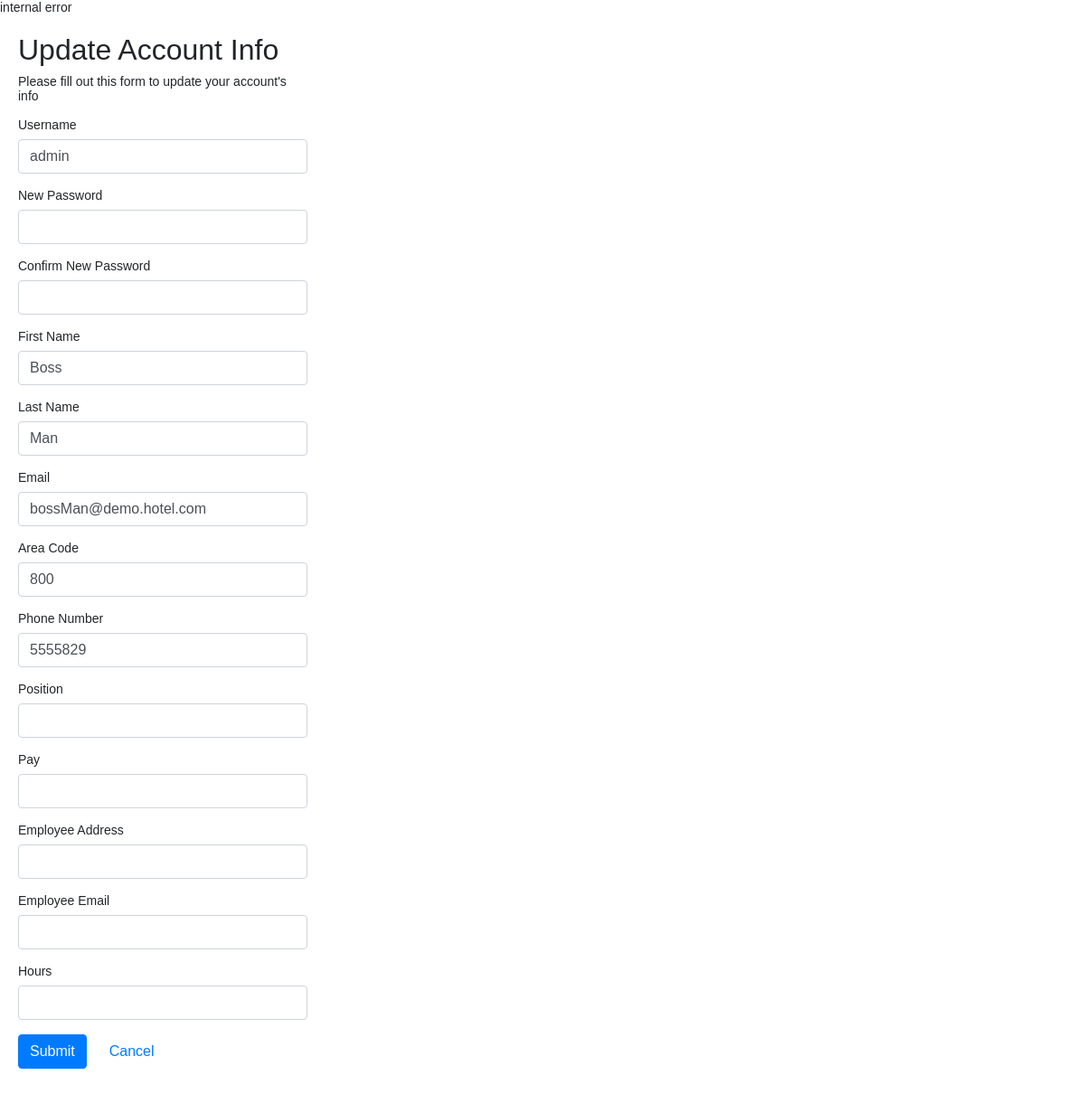
The page /updateAccountEmployee.php (signed in) on the database as committed earlier.
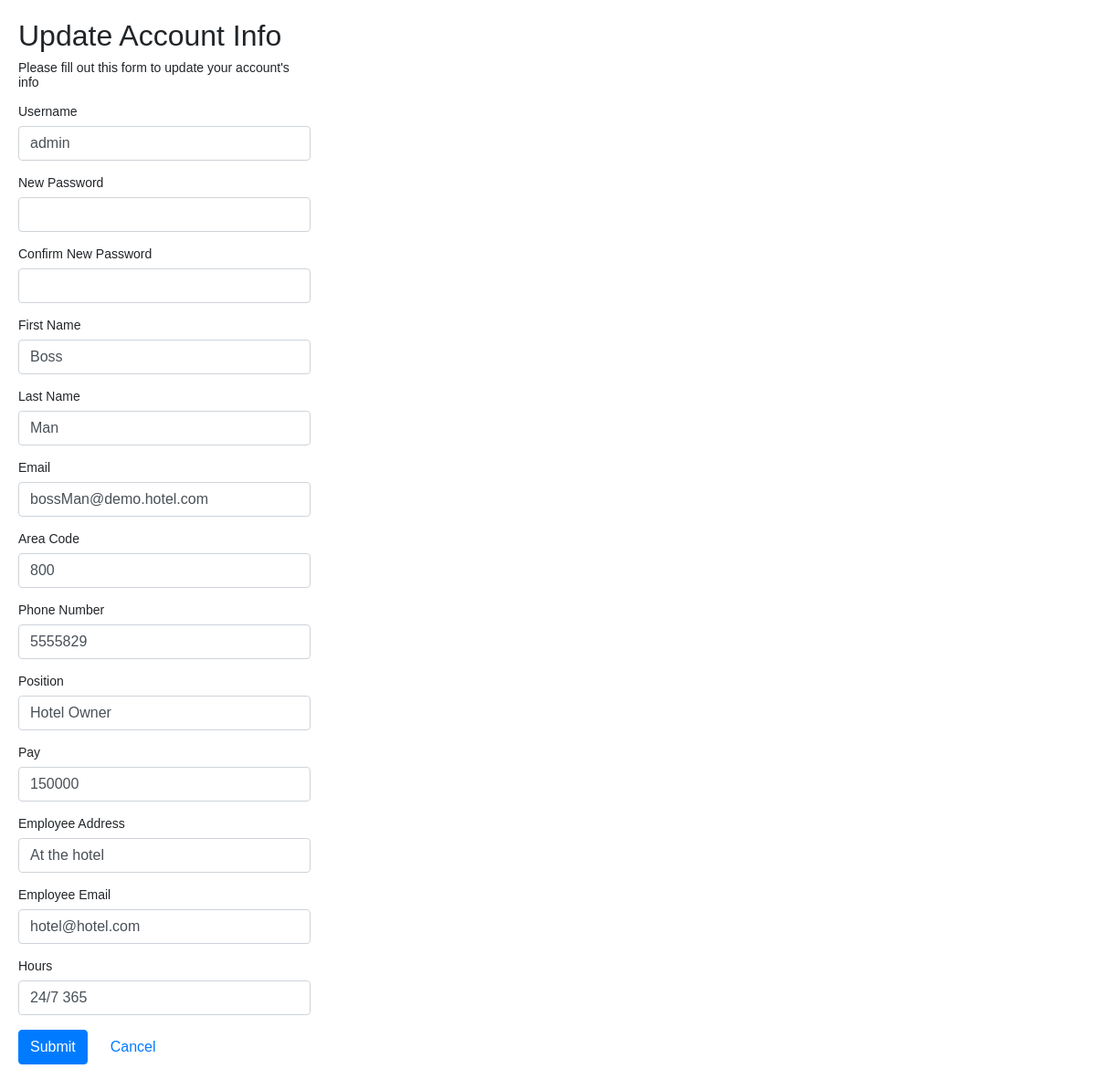
The same page on the database as committed later.
### tables this page shows
CREATE TABLE `employee` (
  `EMPLOYEE_NUMBER` int(11) NOT NULL,
  `IS_MANAGER` int(11) DEFAULT NULL,
  `POSITION` tinytext NOT NULL,
  `EMPLOYEE_PAY` double DEFAULT NULL,
  `EMPLOYEE_HIRE_DATE` date NOT NULL,
  `EMPLOYEE_NOTES` mediumtext NOT NULL,
  `EMPLOYEE_ADRESS` mediumtext NOT NULL,
  `EMPLOYEE_STANDARD_HOURS` tinytext NOT NULL,
  `LOCATION_NUM` int(11) NOT NULL,
  `EMPLOYEE_EMAIL` mediumtext NOT NULL
);

### updateAccountEmployee.php (the view, shortened to what this page needs)
<?php
require_once "config.php";
$username = $_SESSION["username"];
$empid = $_SESSION["id"];
$new_password = $confirm_password = $first_Name = $last_Name = $email = $area_code = $phone_number = $postion = $pay = $adress = $empEmail = $hours = "";
$sys_err = $new_password_err = $confirm_password_err = $first_Name_err = $last_Name_err = $email_err = $area_code_err = $phone_number_err = $other_err = "";
$sql = "SELECT * FROM user_hotel WHERE USERNAME = '$username'";
$resultUser = mysqli_query($link, $sql);
if(mysqli_num_rows($resultUser) != 1){
    echo "<tr><th>internal error</th></tr><br>";
} else {
    if($row = mysqli_fetch_assoc($resultUser)){
        $first_Name = $row['FIRST_NAME'];
        $last_Name = $row['LAST_NAME'];
        $email = $row['USER_EMAIL'];
        $area_code = $row['USER_AREA_CODE'];
        $phone_number = $row['USER_NUMBER'];
    }
}
$sql2 = "SELECT * FROM 	employee WHERE EMPLOYEE_NUMBER = $empid";
$resultEmp = mysqli_query($link, $sql2);
if(mysqli_num_rows($resultEmp) != 1){
    echo "<tr><th>internal error</th></tr><br>";
} else {
    if($row2 = mysqli_fetch_assoc($resultEmp)){
        $postion = $row2['POSITION'];
        $pay = $row2['EMPLOYEE_PAY'];
        $adress = $row2['EMPLOYEE_ADRESS'];
        $empEmail = $row2['EMPLOYEE_EMAIL'];
        $hours = $row2['EMPLOYEE_STANDARD_HOURS'];
    }
}
?>
<!DOCTYPE html>
<html lang="en">
<head>
    <link rel="stylesheet" href="https://stackpath.bootstrapcdn.com/bootstrap/4.5.2/css/bootstrap.min.css">
</head>
<body>
    <div class="wrapper">
        <h2>Update Account Info</h2>
        <p>Please fill out this form to update your account's info</p>
        <form action="<?php echo htmlspecialchars($_SERVER["PHP_SELF"]); ?>" method="post">
            <div class="form-group">
                <label>Username</label>
                <span class="form-control"> <?php echo $username; ?> </span>
            </div>
            <div class="form-group">
                <label>New Password</label>
                <input type="password" name="new_password" class="form-control <?php echo (!empty($new_password_err)) ? 'is-invalid' : ''; ?>" value="<?php echo $new_password; ?>">
            </div>
            <div class="form-group">
                <label>Confirm New Password</label>
                <input type="password" name="confirm_password" class="form-control <?php echo (!empty($confirm_password_err)) ? 'is-invalid' : ''; ?>">
            </div>
            <div class="form-group">
                <label>First Name</label>
                <input type="text" name="first_Name" class="form-control <?php echo (!empty($first_Name_err)) ? 'is-invalid' : ''; ?>" value="<?php echo $first_Name; ?>">
            </div>
            <div class="form-group">
                <label>Last Name</label>
                <input type="text" name="last_Name" class="form-control <?php echo (!empty($last_Name_err)) ? 'is-invalid' : ''; ?>" value="<?php echo $last_Name; ?>">
            </div>
            <div class="form-group">
                <label>Email</label>
                <input type="text" name="email" class="form-control <?php echo (!empty($email_err)) ? 'is-invalid' : ''; ?>" value="<?php echo $email; ?>">
            </div>
            <div class="form-group">
                <label>Area Code</label>
                <input type="text" name="area_code" class="form-control <?php echo (!empty($area_code_err)) ? 'is-invalid' : ''; ?>" value="<?php echo $area_code; ?>">
            </div>
            <div class="form-group">
                <label>Phone Number</label>
                <input type="text" name="phone_number" class="form-control <?php echo (!empty($phone_number_err)) ? 'is-invalid' : ''; ?>" value="<?php echo $phone_number; ?>">
            </div>
            <div class="form-group">
                <label>Position</label>
                <span class="form-control"> <?php echo $postion; ?> </span>
            </div>
            <div class="form-group">
                <label>Pay</label>
                <span class="form-control"> <?php echo $pay; ?> </span>
            </div>
            <div class="form-group">
                <label>Employee Address</label>
                <input type="text" name="adress" class="form-control <?php echo (!empty($other_err)) ? 'is-invalid' : ''; ?>" value="<?php echo $adress; ?>">
            </div>
            <div class="form-group">
                <label>Employee Email</label>
                <input type="text" name="empEmail" class="form-control <?php echo (!empty($other_err)) ? 'is-invalid' : ''; ?>" value="<?php echo $empEmail; ?>">
            </div>
            <div class="form-group">
                <label>Hours</label>
                <span class="form-control"> <?php echo $hours; ?> </span>
            </div>
            <div class="form-group">
                <input type="submit" class="btn btn-primary" value="Submit">
                <a class="btn btn-link ml-2" href="welcome.php">Cancel</a>
            </div>
        </form>
    </div>
</body>
</html>

Rows that differ between the two databases and show on the page:
added employee: POSITION "Hotel Owner", EMPLOYEE_PAY "150000", adress "At the hotel", empEmail "hotel@hotel.com", EMPLOYEE_STANDARD_HOURS "24/7 365"
Other text that changed with them:
text no longer shown: "internal error"
